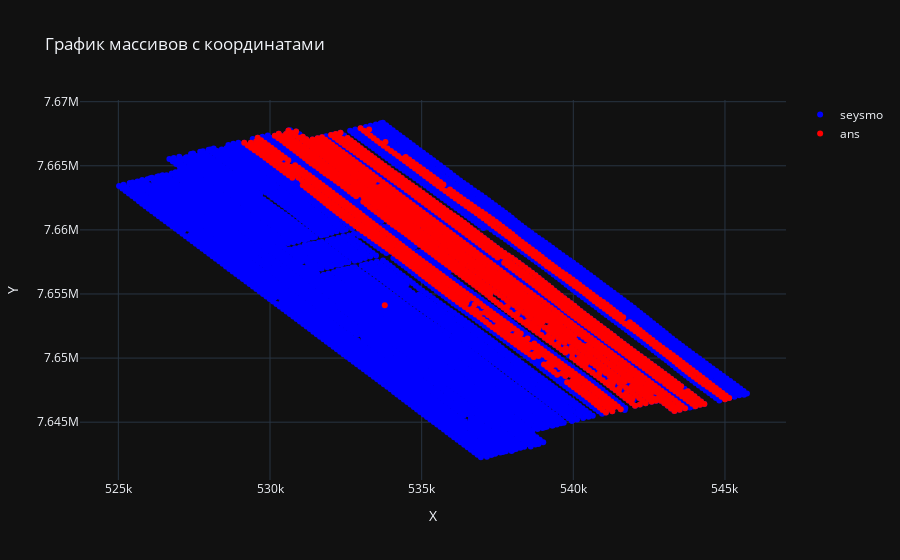

Notebook cell for this chart:
### Code cell
x1, y1, f1 = zip(*list(big_dict.keys()))

# Разделяем координаты X и Y для второго массива
x2, y2 = zip(*list(otv_dict.keys()))


# Создаем трассировки для каждого массива
trace1 = go.Scatter(
    x=x1,
    y=y1,
    mode='markers',
    marker=dict(color='blue'),
    name='seysmo'
)

trace2 = go.Scatter(
    x=x2,
    y=y2,
    mode='markers',
    marker=dict(color='red'),
    name='ans'
)

# Определяем макет графика
layout = go.Layout(
    title='График массивов с координатами',
    xaxis=dict(title='X'),
    yaxis=dict(title='Y')
)

# Создаем фигуру с данными и макетом
fig = go.Figure(data=[trace1, trace2], layout=layout)

# Отображаем график
pio.show(fig)

### Figure 1 — Plotly figure (JSON) as saved in the notebook; plotly's stock layout.template omitted (floating-point values rounded to 4 significant figures; data arrays with more than 128 entries replaced by an {"elided": "..."} marker saying what was removed)
{"data": [{"marker": {"color": "blue"}, "mode": "markers", "name": "seysmo", "x": {"elided": "6942 int values"}, "y": {"elided": "6942 int values"}, "type": "scatter"}, {"marker": {"color": "red"}, "mode": "markers", "name": "ans", "x": {"elided": "1774 int values"}, "y": {"elided": "1774 int values"}, "type": "scatter"}], "layout": {"title": {"text": "График массивов с координатами"}, "xaxis": {"title": {"text": "X"}}, "yaxis": {"title": {"text": "Y"}}}}
